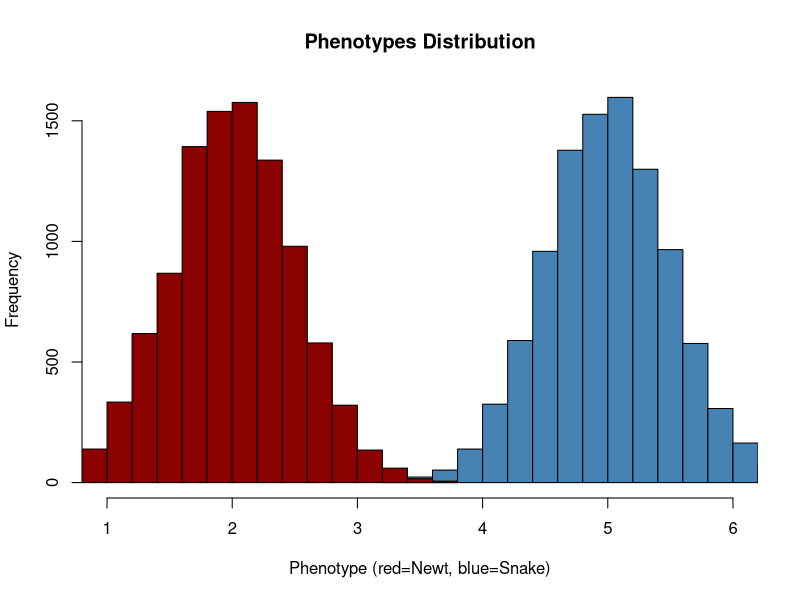

Here is the R script that generated this plot:
## ---- chunk 1
knitr::opts_chunk$set(echo = TRUE)
## ---- chunk 2
snakes <- rnorm(10000, 5, 0.5)
newts <- rnorm(10000, 2, 0.5)
hist(snakes, col="steelblue", xlim = c(1, 6), main = "Phenotypes Distribution", xlab = "Phenotype (red=Newt, blue=Snake)")
hist(newts, col="darkred", add = TRUE)

